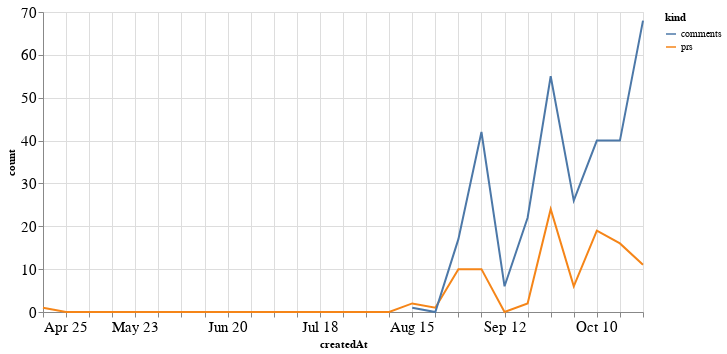

This figure's notebook cell:
### Code cell
alt.Chart(total_time, width=600).mark_line().encode(
    x='createdAt',
    y='count',
    color='kind'
)

### Figure 1 — Vega-Lite specification as saved in the notebook (floating-point values rounded to 4 significant figures)
{"config": {"axisLeft": {"labelFontSize": 15}, "axisBottom": {"labelFontSize": 15}}, "data": {"name": "data-2366255d75fd15423aac48a51550663e"}, "mark": "line", "encoding": {"color": {"type": "nominal", "field": "kind"}, "x": {"type": "temporal", "field": "createdAt"}, "y": {"type": "quantitative", "field": "count"}}, "width": 600, "$schema": "https://vega.github.io/schema/vega-lite/v4.8.1.json", "datasets": {"data-2366255d75fd15423aac48a51550663e": [{"createdAt": "2021-04-25T00:00:00", "kind": "prs", "count": 1.0}, {"createdAt": "2021-05-02T00:00:00", "kind": "prs", "count": 0.0}, {"createdAt": "2021-05-09T00:00:00", "kind": "prs", "count": 0.0}, {"createdAt": "2021-05-16T00:00:00", "kind": "prs", "count": 0.0}, {"createdAt": "2021-05-23T00:00:00", "kind": "prs", "count": 0.0}, {"createdAt": "2021-05-30T00:00:00", "kind": "prs", "count": 0.0}, {"createdAt": "2021-06-06T00:00:00", "kind": "prs", "count": 0.0}, {"createdAt": "2021-06-13T00:00:00", "kind": "prs", "count": 0.0}, {"createdAt": "2021-06-20T00:00:00", "kind": "prs", "count": 0.0}, {"createdAt": "2021-06-27T00:00:00", "kind": "prs", "count": 0.0}, {"createdAt": "2021-07-04T00:00:00", "kind": "prs", "count": 0.0}, {"createdAt": "2021-07-11T00:00:00", "kind": "prs", "count": 0.0}, {"createdAt": "2021-07-18T00:00:00", "kind": "prs", "count": 0.0}, {"createdAt": "2021-07-25T00:00:00", "kind": "prs", "count": 0.0}, {"createdAt": "2021-08-01T00:00:00", "kind": "prs", "count": 0.0}, {"createdAt": "2021-08-08T00:00:00", "kind": "prs", "count": 0.0}, {"createdAt": "2021-08-15T00:00:00", "kind": "prs", "count": 2.0}, {"createdAt": "2021-08-22T00:00:00", "kind": "prs", "count": 1.0}, {"createdAt": "2021-08-29T00:00:00", "kind": "prs", "count": 10.0}, {"createdAt": "2021-09-05T00:00:00", "kind": "prs", "count": 10.0}, {"createdAt": "2021-09-12T00:00:00", "kind": "prs", "count": 0.0}, {"createdAt": "2021-09-19T00:00:00", "kind": "prs", "count": 2.0}, {"createdAt": "2021-09-26T00:00:00", "kind": "prs", "count": 24.0}, {"createdAt": "2021-10-03T00:00:00", "kind": "prs", "count": 6.0}, {"createdAt": "2021-10-10T00:00:00", "kind": "prs", "count": 19.0}, {"createdAt": "2021-10-17T00:00:00", "kind": "prs", "count": 16.0}, {"createdAt": "2021-10-24T00:00:00", "kind": "prs", "count": 11.0}, {"createdAt": "2021-04-25T00:00:00", "kind": "comments", "count": null}, {"createdAt": "2021-05-02T00:00:00", "kind": "comments", "count": null}, {"createdAt": "2021-05-09T00:00:00", "kind": "comments", "count": null}, {"createdAt": "2021-05-16T00:00:00", "kind": "comments", "count": null}, {"createdAt": "2021-05-23T00:00:00", "kind": "comments", "count": null}, {"createdAt": "2021-05-30T00:00:00", "kind": "comments", "count": null}, {"createdAt": "2021-06-06T00:00:00", "kind": "comments", "count": null}, {"createdAt": "2021-06-13T00:00:00", "kind": "comments", "count": null}, {"createdAt": "2021-06-20T00:00:00", "kind": "comments", "count": null}, {"createdAt": "2021-06-27T00:00:00", "kind": "comments", "count": null}, {"createdAt": "2021-07-04T00:00:00", "kind": "comments", "count": null}, {"createdAt": "2021-07-11T00:00:00", "kind": "comments", "count": null}, {"createdAt": "2021-07-18T00:00:00", "kind": "comments", "count": null}, {"createdAt": "2021-07-25T00:00:00", "kind": "comments", "count": null}, {"createdAt": "2021-08-01T00:00:00", "kind": "comments", "count": null}, {"createdAt": "2021-08-08T00:00:00", "kind": "comments", "count": null}, {"createdAt": "2021-08-15T00:00:00", "kind": "comments", "count": 1.0}, {"createdAt": "2021-08-22T00:00:00", "kind": "comments", "count": 0.0}, {"createdAt": "2021-08-29T00:00:00", "kind": "comments", "count": 17.0}, {"createdAt": "2021-09-05T00:00:00", "kind": "comments", "count": 42.0}, {"createdAt": "2021-09-12T00:00:00", "kind": "comments", "count": 6.0}, {"createdAt": "2021-09-19T00:00:00", "kind": "comments", "count": 22.0}, {"createdAt": "2021-09-26T00:00:00", "kind": "comments", "count": 55.0}, {"createdAt": "2021-10-03T00:00:00", "kind": "comments", "count": 26.0}, {"createdAt": "2021-10-10T00:00:00", "kind": "comments", "count": 40.0}, {"createdAt": "2021-10-17T00:00:00", "kind": "comments", "count": 40.0}, {"createdAt": "2021-10-24T00:00:00", "kind": "comments", "count": 68.0}]}}
